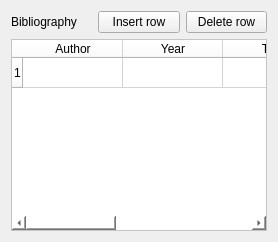
         <widget class="QWidget" name="tab_7">
          <attribute name="title">
           <string>Bibliography</string>
          </attribute>
          <layout class="QGridLayout" name="gridLayout_biblio">
           <item row="0" column="0">
            <widget class="QLabel" name="label_biblio">
             <property name="text">
              <string>Bibliography</string>
             </property>
            </widget>
           </item>
           <item row="0" column="1">
            <widget class="QPushButton" name="pushButton_insert_row_rif_biblio">
             <property name="text">
              <string>Insert row</string>
             </property>
            </widget>
           </item>
           <item row="0" column="2">
            <widget class="QPushButton" name="pushButton_remove_row_rif_biblio">
             <property name="text">
              <string>Delete row</string>
             </property>
            </widget>
           </item>
           <item row="1" column="0" colspan="3">
            <widget class="QTableWidget" name="tableWidget_rif_biblio">
             <property name="styleSheet">
              <string notr="true">background-color: rgb(255, 255, 255);</string>
             </property>
             <property name="rowCount">
              <number>1</number>
             </property>
             <property name="columnCount">
              <number>5</number>
             </property>
             <row />
             <column>
              <property name="text">
               <string>Author</string>
              </property>
             </column>
             <column>
              <property name="text">
               <string>Year</string>
              </property>
             </column>
             <column>
              <property name="text">
               <string>Title</string>
              </property>
             </column>
             <column>
              <property name="text">
               <string>Pag.</string>
              </property>
             </column>
             <column>
              <property name="text">
               <string>Fig.</string>
              </property>
             </column>
            </widget>
           </item>
          </layout>
         </widget>
